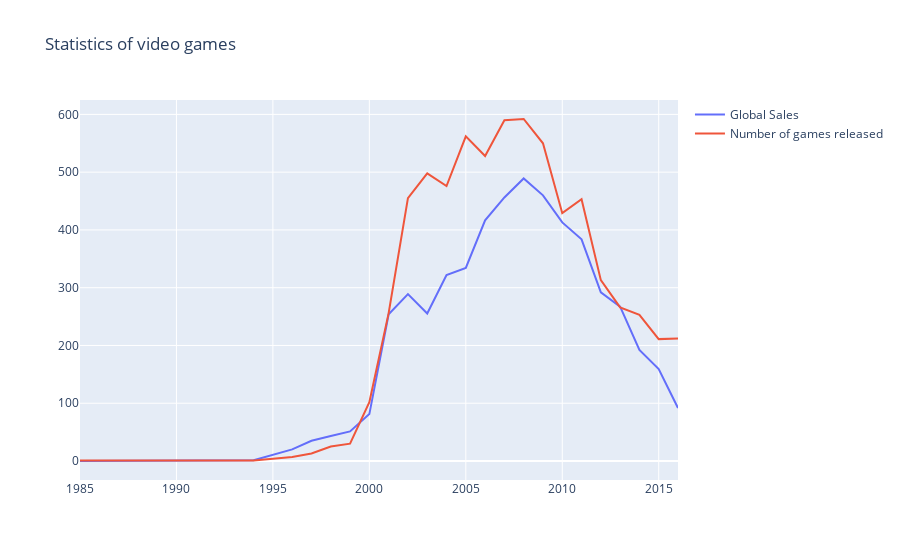

Notebook cell for this chart:
### Code cell
# plot с динамикой числа вышедших игр и их продаж по годам.

# посчитаем число вышедших игр и проданных копий по годам
years_df = df.groupby('Year_of_Release')[['Global_Sales']].sum().join(
    df.groupby('Year_of_Release')[['Name']].count()
)
years_df.columns = ['Global_Sales', 'Number_of_Games']

# создаем линию для числа проданных копий
trace0 = go.Scatter(
    x=years_df.index,
    y=years_df.Global_Sales,
    name='Global Sales'
)

# создаем линию для числа вышедших игр 
trace1 = go.Scatter(
    x=years_df.index,
    y=years_df.Number_of_Games,
    name='Number of games released'
)

# определяем массив данных и задаем title графика в layout
data = [trace0, trace1]
layout = {'title': 'Statistics of video games'}

# cоздаем объект Figure и визуализируем его
fig = go.Figure(data=data, layout=layout)
iplot(fig, show_link=False)

### Figure 1 — Plotly figure (JSON) as saved in the notebook; plotly's stock layout.template omitted (floating-point values rounded to 4 significant figures)
{"data": [{"name": "Global Sales", "type": "scatter", "x": [1985, 1988, 1992, 1994, 1996, 1997, 1998, 1999, 2000, 2001, 2002, 2003, 2004, 2005, 2006, 2007, 2008, 2009, 2010, 2011, 2012, 2013, 2014, 2015, 2016], "y": [0.03, 0.03, 0.03, 1.27, 20.1, 35.01, 43.18, 51.17, 81.24, 253.9, 288.8, 255.4, 321.8, 334.3, 416.7, 456.2, 489.1, 459.8, 413.0, 383.7, 291.9, 267.2, 192.4, 159.2, 91.56]}, {"name": "Number of games released", "type": "scatter", "x": [1985, 1988, 1992, 1994, 1996, 1997, 1998, 1999, 2000, 2001, 2002, 2003, 2004, 2005, 2006, 2007, 2008, 2009, 2010, 2011, 2012, 2013, 2014, 2015, 2016], "y": [1, 1, 1, 1, 7, 13, 25, 30, 102, 256, 455, 498, 476, 562, 528, 590, 592, 550, 429, 453, 313, 266, 253, 211, 212]}], "layout": {"title": {"text": "Statistics of video games"}}}
